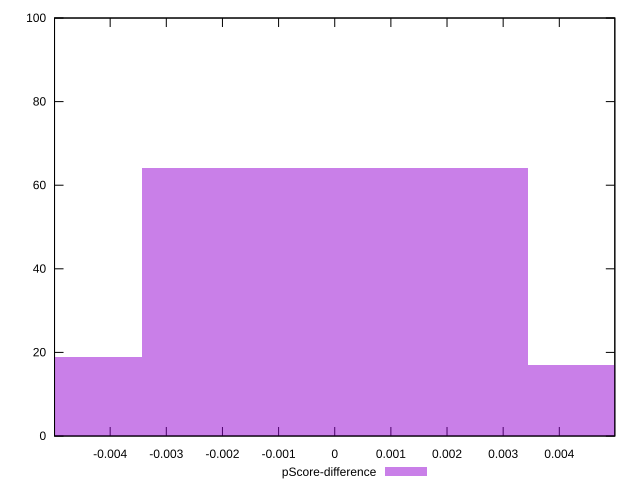

This chart was generated by the following gnuplot code:
reset

$pScoreDifference <<EOF
0 64
-0.0068777834314357215 19
0.0068777834314357215 17
EOF

set key outside below
set boxwidth 0.0068777834314357215
set xrange [-0.00499078600154923:0.004988776982759624]
set yrange [0:100]
set trange [0:100]
set style fill transparent solid 0.5 noborder
set terminal svg size 640, 490 enhanced background rgb 'white'
set output "reprap/first-meaningful-paint/samples/pages+cached+noexternal+nomedia/pScore-difference/histogram.svg"

plot $pScoreDifference title "pScore-difference" with boxes

reset
